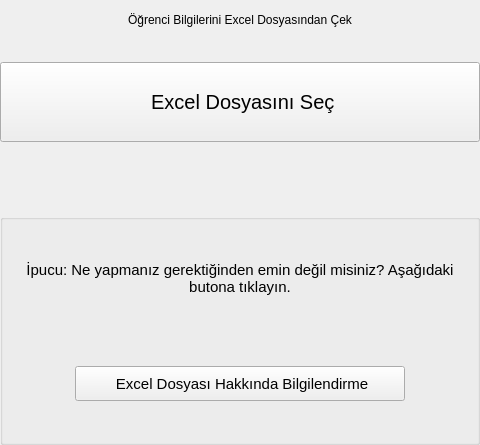
<?xml version="1.0" encoding="UTF-8"?>
<ui version="4.0">
 <class>ikoOSKAR::UI::MIFilePickerUi</class>
 <widget class="QWidget" name="ikoOSKAR::UI::MIFilePickerUi">
  <property name="geometry">
   <rect>
    <x>0</x>
    <y>0</y>
    <width>480</width>
    <height>445</height>
   </rect>
  </property>
  <property name="windowTitle">
   <string>Form</string>
  </property>
  <layout class="QVBoxLayout" name="verticalLayout">
   <property name="leftMargin">
    <number>0</number>
   </property>
   <property name="topMargin">
    <number>0</number>
   </property>
   <property name="rightMargin">
    <number>0</number>
   </property>
   <property name="bottomMargin">
    <number>0</number>
   </property>
   <item>
    <widget class="QLabel" name="lblHeader">
     <property name="minimumSize">
      <size>
       <width>0</width>
       <height>40</height>
      </size>
     </property>
     <property name="maximumSize">
      <size>
       <width>16777215</width>
       <height>40</height>
      </size>
     </property>
     <property name="text">
      <string>Öğrenci Bilgilerini Excel Dosyasından Çek</string>
     </property>
     <property name="alignment">
      <set>Qt::AlignCenter</set>
     </property>
    </widget>
   </item>
   <item>
    <widget class="QWidget" name="widget_3" native="true">
     <property name="maximumSize">
      <size>
       <width>16777215</width>
       <height>10</height>
      </size>
     </property>
    </widget>
   </item>
   <item>
    <widget class="QPushButton" name="btnOpenFile">
     <property name="minimumSize">
      <size>
       <width>0</width>
       <height>80</height>
      </size>
     </property>
     <property name="font">
      <font>
       <pointsize>15</pointsize>
      </font>
     </property>
     <property name="text">
      <string> Excel Dosyasını Seç</string>
     </property>
     <property name="icon">
      <iconset>
       <normaloff>:/open-in.png</normaloff>:/open-in.png</iconset>
     </property>
     <property name="iconSize">
      <size>
       <width>24</width>
       <height>24</height>
      </size>
     </property>
    </widget>
   </item>
   <item>
    <widget class="QWidget" name="widget_2" native="true">
     <property name="sizePolicy">
      <sizepolicy hsizetype="Preferred" vsizetype="Preferred">
       <horstretch>0</horstretch>
       <verstretch>0</verstretch>
      </sizepolicy>
     </property>
     <property name="maximumSize">
      <size>
       <width>16777215</width>
       <height>60</height>
      </size>
     </property>
    </widget>
   </item>
   <item>
    <widget class="QGroupBox" name="groupBox">
     <property name="title">
      <string/>
     </property>
     <layout class="QVBoxLayout" name="verticalLayout_2">
      <item>
       <widget class="QLabel" name="lblHint">
        <property name="maximumSize">
         <size>
          <width>16777215</width>
          <height>100</height>
         </size>
        </property>
        <property name="font">
         <font>
          <pointsize>11</pointsize>
         </font>
        </property>
        <property name="text">
         <string>İpucu: Ne yapmanız gerektiğinden emin değil misiniz? Aşağıdaki butona tıklayın.</string>
        </property>
        <property name="alignment">
         <set>Qt::AlignCenter</set>
        </property>
        <property name="wordWrap">
         <bool>true</bool>
        </property>
       </widget>
      </item>
      <item>
       <widget class="QWidget" name="widget" native="true">
        <layout class="QHBoxLayout" name="horizontalLayout">
         <property name="leftMargin">
          <number>0</number>
         </property>
         <property name="topMargin">
          <number>0</number>
         </property>
         <property name="rightMargin">
          <number>0</number>
         </property>
         <property name="bottomMargin">
          <number>0</number>
         </property>
         <item>
          <widget class="QPushButton" name="btnHelpExcel">
           <property name="minimumSize">
            <size>
             <width>0</width>
             <height>35</height>
            </size>
           </property>
           <property name="maximumSize">
            <size>
             <width>330</width>
             <height>16777215</height>
            </size>
           </property>
           <property name="font">
            <font>
             <pointsize>11</pointsize>
            </font>
           </property>
           <property name="text">
            <string> Excel Dosyası Hakkında Bilgilendirme</string>
           </property>
           <property name="icon">
            <iconset>
             <normaloff>:/info.png</normaloff>:/info.png</iconset>
           </property>
           <property name="iconSize">
            <size>
             <width>22</width>
             <height>22</height>
            </size>
           </property>
          </widget>
         </item>
        </layout>
       </widget>
      </item>
     </layout>
    </widget>
   </item>
  </layout>
 </widget>
 <resources/>
 <connections/>
</ui>
